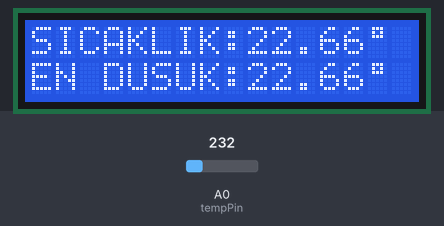
A sketch run on a simulated Arduino Uno, built with avr-gcc and run on an emulated ATmega328P. On the bench: 16×2 character LCD. The test bench sets the inputs (shaded band); at power-on: A0 (tempPin) = 232.

Above: at 1.2 s.
1.3 s: A0 (tempPin) set to 250
At 2.9 s:
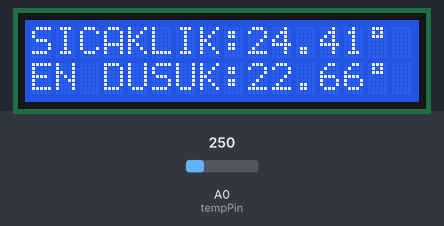
3.2 s: A0 (tempPin) set to 266
At 4.2 s:
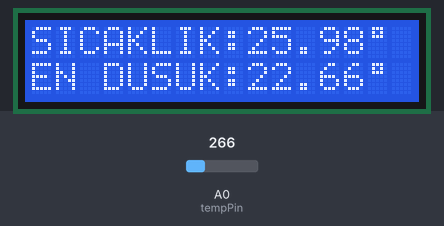
4.8 s: A0 (tempPin) set to 290
At 5.5 s:
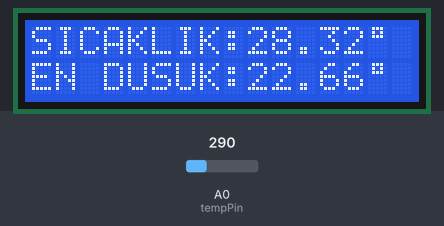
Timing chart, 0 to 7.8 s (numbered marks = the images above; inputs shaded):
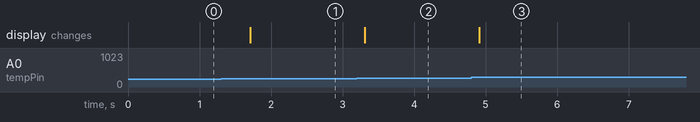

The sketch:

Bolum11I2CTermometreDahaiyi.ino
```cpp
#include <Wire.h>
#include <LiquidCrystal_I2C.h>
int val;
int tempPin = A0;
float celeski = 100; //Düşük değişken
byte derece[8] = {  //Özel karakter byte dizisi
B01110,
B01010,
B01110,
B00000,
B00000,
B00000,
B00000,
};


LiquidCrystal_I2C lcd(0x27,16,2); //Lcd Tanımla
void setup() {
lcd.begin();
analogReference(INTERNAL);
lcd.createChar(0, derece);  //Özel karakter oluştur

}

void loop() {

val = analogRead(tempPin);
float mv = ( val/1024.0)*1000;
float cel = mv/10;
lcd.home();
lcd.print("SICAKLIK:");
lcd.print(cel);
lcd.write(byte(0));  //Özel karakteri yaz
lcd.print(" ");
lcd.setCursor(0,1);
if (cel<celeski) // Yeni değer düşükse eskiye aktar
celeski = cel;

lcd.print("EN DUSUK:");
lcd.print(celeski);
lcd.write(byte(0)); //Özel karakteri yaz
lcd.print(" ");
delay(500);

}
```

Measured:
- after the input at 1.3 s, the display: changes after 0.41 s (image 1)
- after the input at 3.2 s, the display: changes after 0.11 s (image 2)
- after the input at 4.8 s, the display: changes after 0.11 s (image 3)
